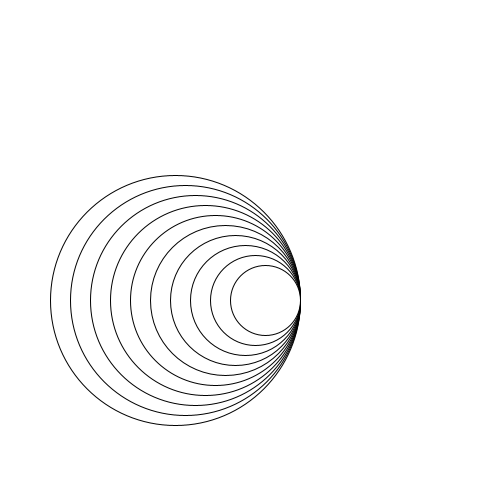
Frame 1 (no input)
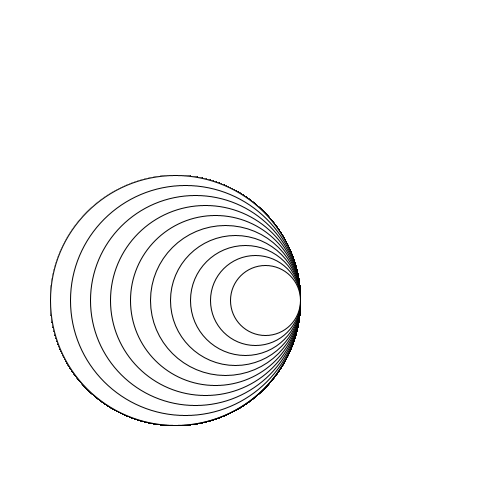
Frame 60 (the mouse pressed at the canvas centre just before this capture)
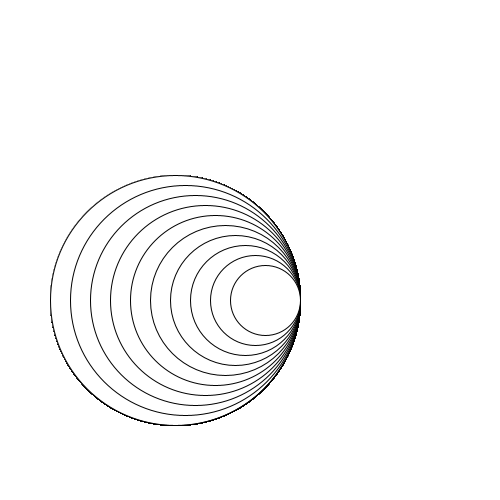
Frame 120 (the mouse held since frame 60 and released just before this capture)

The Processing sketch that drew these frames (run headless with seeded random() and noise(); from frame 60 on, the mouse is pressed at the canvas centre):

// Processing sketch: Opdracht_9_6
// ── Opdracht_9_6.pde
void setup(){
size(500,500);
background(255);
}

void draw(){
Shell(300,300,250,10);
}

void Shell(int x,int y,int G,int ringen){
  for(int i = 0; i < ringen;i++)
  {ellipse(x - G/2,y,G,G);
  G -=20;
  }
}
